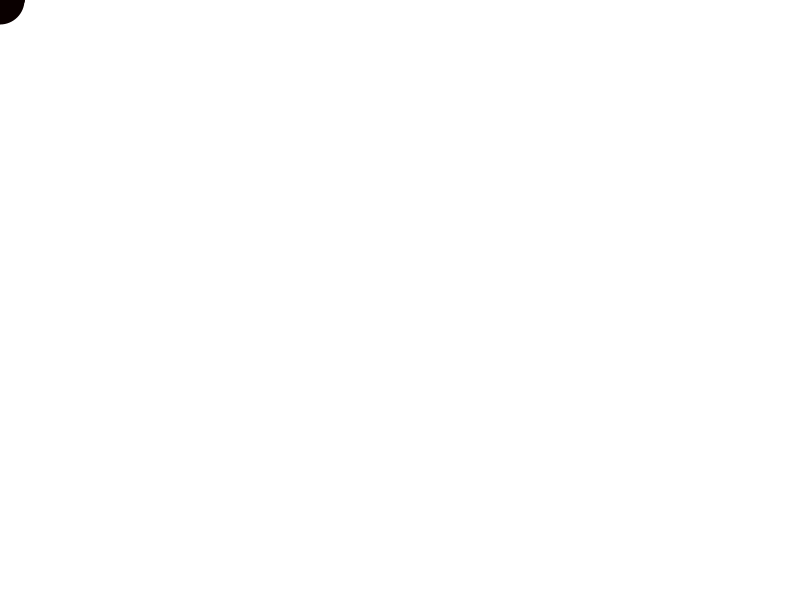
Frame 1 (no input)
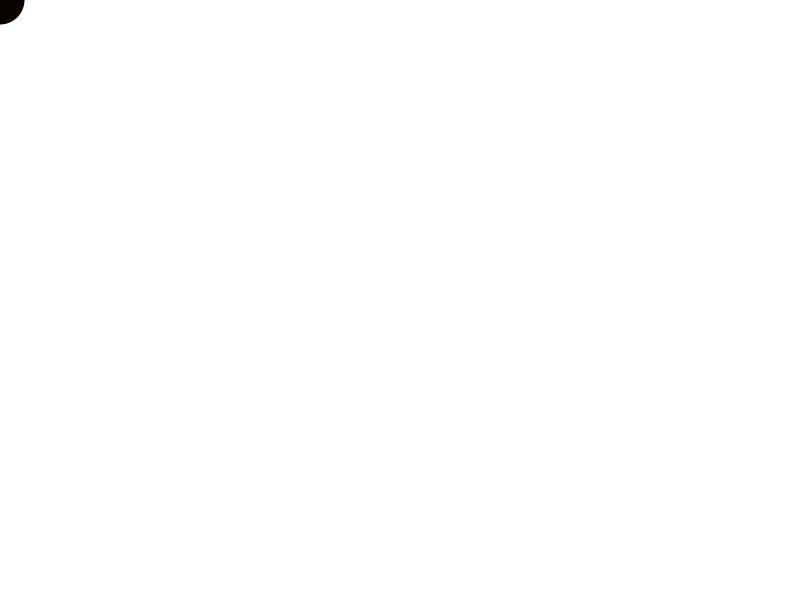
Frame 60 (the mouse pressed at the canvas centre just before this capture)
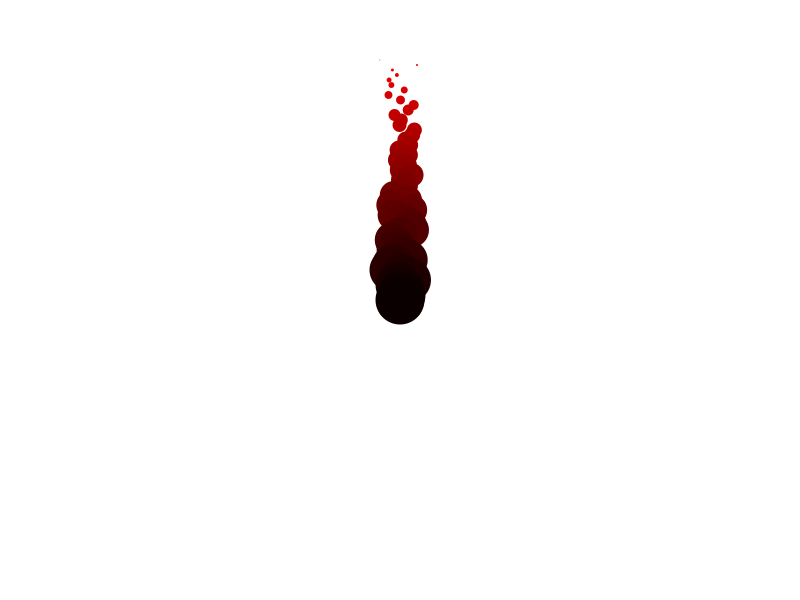
Frame 120 (the mouse held since frame 60 and released just before this capture)

The Processing sketch that drew these frames (run headless with seeded random() and noise(); from frame 60 on, the mouse is pressed at the canvas centre):

// Processing sketch: processing_165427
// ── processing_165427.pde

float[] xpos = new float[50];
float[] ypos = new float[50];


void setup() {
  size(800, 600);
  smooth();


  for (int i = 0; i < 50; i++) {
    xpos[i] = 0;
    ypos[i] = 0;
  }
  //noCursor();
}

void draw() {
  background(255);
  for (int i = 0; i < 49; i++) {
    
    xpos[i] = xpos[i+1];
    ypos[i] = ypos[i+1];
    ypos[i] = ypos[i] - 5;
    xpos[i] = xpos[i] + random(-3,3);
  }
 
  xpos[xpos.length-1] = mouseX;
  ypos[ypos.length-1] = mouseY;

  for (int i = 0; i < 50; i++) {
    
    noStroke();
    fill(255-i*5, 0, 0);
    ellipse(xpos[i], ypos[i], i, i);
  }
}
